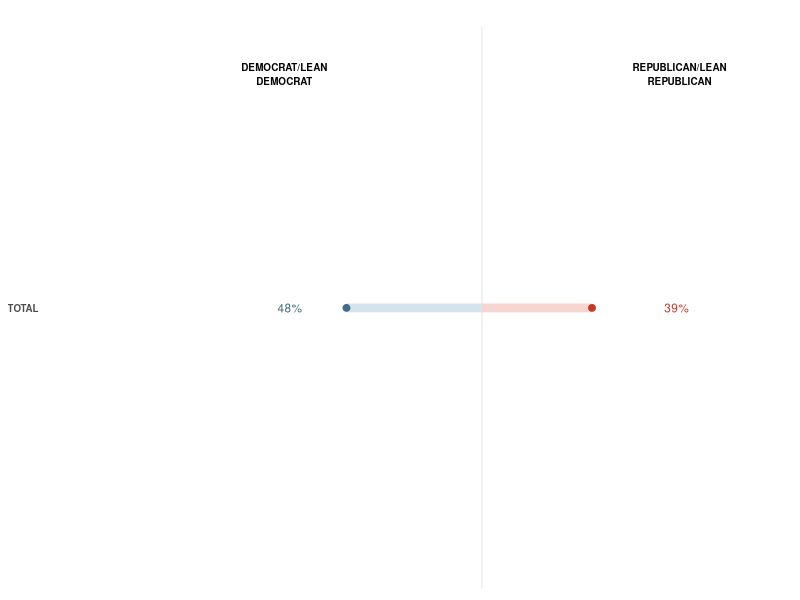
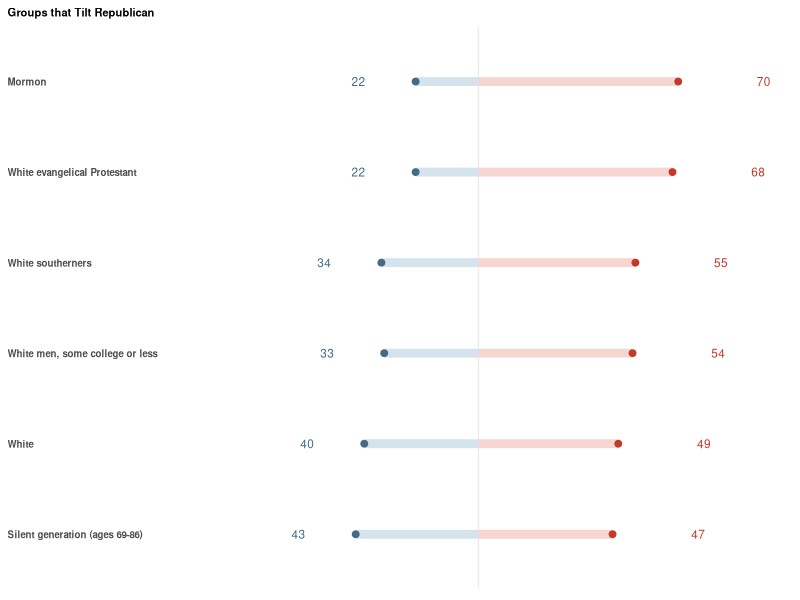
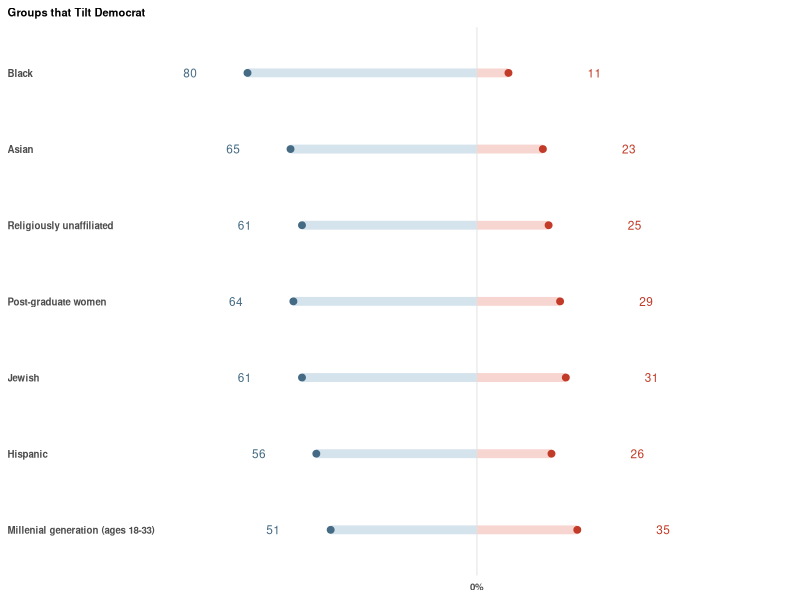
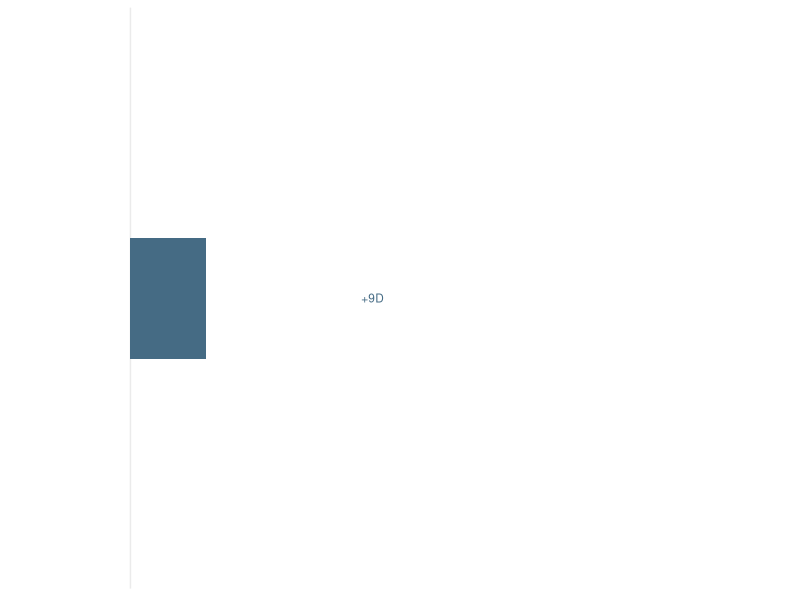
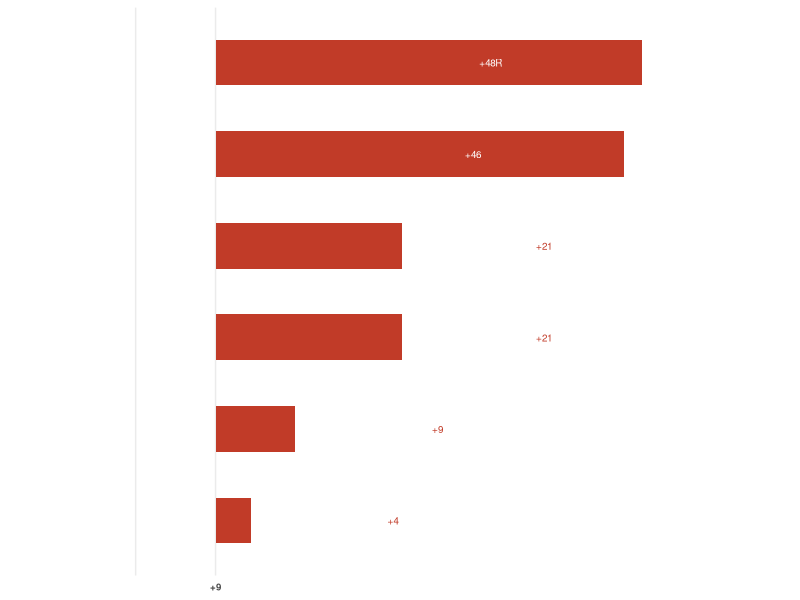
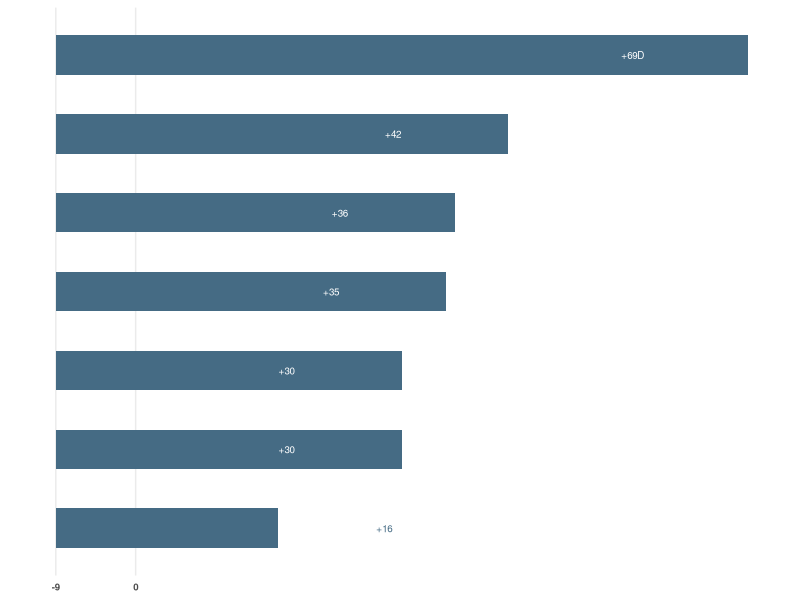
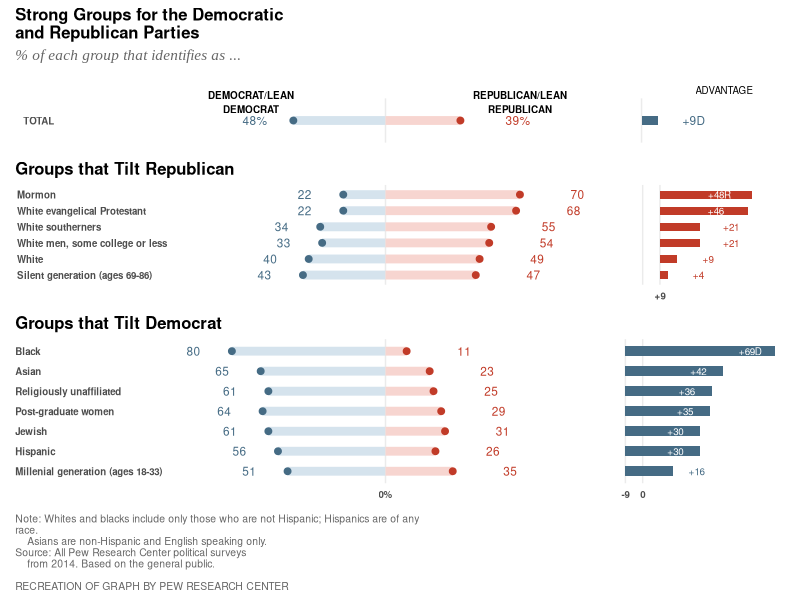
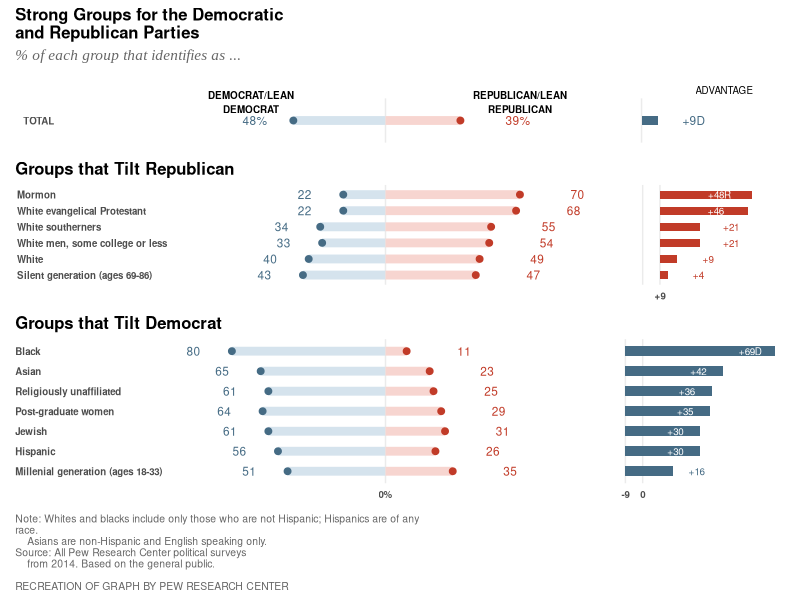

Source code (R) for these figures, in order:
# ## Pew Chart Recreation

# Libraries ---------------------------------------------------------------

library(tidyverse)
library(patchwork)
library(cowplot)

# Raw data creation -------------------------------------------------------


group <- c(
  "Mormon",
  "White evangelical Protestant",
  "White southerners",
  "White men, some college or less",
  "White",
  "Silent generation (ages 69-86)",
  "Black",
  "Asian",
  "Religiously unaffiliated",
  "Post-graduate women",
  "Jewish",
  "Hispanic",
  "Millenial generation (ages 18-33)",
  "Mormon",
  "White evangelical Protestant",
  "White southerners",
  "White men, some college or less",
  "White",
  "Silent generation (ages 69-86)",
  "Black",
  "Asian",
  "Religiously unaffiliated",
  "Post-graduate women",
  "Jewish",
  "Hispanic",
  "Millenial generation (ages 18-33)",
  "TOTAL",
  "TOTAL"
)

affiliation <- c(
  0.22,
  0.22,
  0.34,
  0.33,
  0.40,
  0.43,
  0.80,
  0.65,
  0.61,
  0.64,
  0.61,
  0.56,
  0.51,
  0.70,
  0.68,
  0.55,
  0.54,
  0.49,
  0.47,
  0.11,
  0.23,
  0.25,
  0.29,
  0.31,
  0.26,
  0.35,
  0.48,
  0.39
)

party <- c(
  "Democrat/Lean Democrat",
  "Democrat/Lean Democrat",
  "Democrat/Lean Democrat",
  "Democrat/Lean Democrat",
  "Democrat/Lean Democrat",
  "Democrat/Lean Democrat",
  "Democrat/Lean Democrat",
  "Democrat/Lean Democrat",
  "Democrat/Lean Democrat",
  "Democrat/Lean Democrat",
  "Democrat/Lean Democrat",
  "Democrat/Lean Democrat",
  "Democrat/Lean Democrat",
  "Republican/Lean Republican",
  "Republican/Lean Republican",
  "Republican/Lean Republican",
  "Republican/Lean Republican",
  "Republican/Lean Republican",
  "Republican/Lean Republican",
  "Republican/Lean Republican",
  "Republican/Lean Republican",
  "Republican/Lean Republican",
  "Republican/Lean Republican",
  "Republican/Lean Republican",
  "Republican/Lean Republican",
  "Republican/Lean Republican",
  "Democrat/Lean Democrat",
  "Republican/Lean Republican"
)
title <- c(
  "Republican",
  "Republican",
  "Republican",
  "Republican",
  "Republican",
  "Republican",
  "Democrat",
  "Democrat",
  "Democrat",
  "Democrat",
  "Democrat",
  "Democrat",
  "Democrat",
  "Republican",
  "Republican",
  "Republican",
  "Republican",
  "Republican",
  "Republican",
  "Democrat",
  "Democrat",
  "Democrat",
  "Democrat",
  "Democrat",
  "Democrat",
  "Democrat",
  "Header",
  "Header"
)

# Create dataset ----------------------------------------------------------

df <- tibble(group = group, affiliation = affiliation, party = party, title = title)


# Data cleaning -----------------------------------------------------------

# affiliaton_swap reverse values for Democrats for diverging line plots
df <- df %>%
  mutate(affiliation_swap = ifelse(party == "Democrat/Lean Democrat", affiliation * -1, affiliation))

# Create a data.frame just of totals rows.  For diverging plot 1
df_total <- df %>%
  filter(group == "TOTAL")

# Create a data.frame just of Republican groups.  For diverging plot 2
df_rep <- df %>%
  filter(title == "Republican") %>%
  mutate(group = fct_rev(factor(group, levels = c(
    "Mormon",
    "White evangelical Protestant",
    "White southerners",
    "White men, some college or less",
    "White",
    "Silent generation (ages 69-86)"
  ))))

# Create a data.frame just of Democratic groups. For diverging plot 3
df_dem <- df %>%
  filter(title == "Democrat") %>%
  mutate(group = fct_rev(factor(group, levels = c(
    "Black",
    "Asian",
    "Religiously unaffiliated",
    "Post-graduate women",
    "Jewish",
    "Hispanic",
    "Millenial generation (ages 18-33)"
  ))))

# Create a data.frame for the advantage bar charts.
temp1 <- df %>%
  select(-affiliation_swap) %>%
  pivot_wider(names_from = party, values_from = affiliation) %>%
  mutate(advantage = abs(100 * `Republican/Lean Republican` - 100 * `Democrat/Lean Democrat`)) %>%
  mutate(
    groupA = fct_rev(factor(group, levels = c(
      "Mormon",
      "White evangelical Protestant",
      "White southerners",
      "White men, some college or less",
      "White",
      "Silent generation (ages 69-86)"
    ))),
    groupB = fct_rev(factor(group, levels = c(
      "Black",
      "Asian",
      "Religiously unaffiliated",
      "Post-graduate women",
      "Jewish",
      "Hispanic",
      "Millenial generation (ages 18-33)"
    )))
  )


temp2 <- temp1 %>%
  filter(!group == "TOTAL") %>%
  select(group, title, groupA, groupB) %>%
  group_by(group) %>%
  filter(row_number() == 1) %>%
  mutate(
    advantage = ifelse(title == "Republican", 9, -9),
    title = "spacer"
  )

df_adv <- bind_rows(temp1, temp2)

# Hack needed for the first diverging bar chart to align label properly
df_total <- df_total %>%
  mutate(group = "TOTAL                                          ")

# data.frames needed for Republican bar chart
# a/b necessary to have some points inside bars, some out
df2 <- df_adv %>%
  filter(!is.na(groupA)) %>%
  mutate(lab = ifelse(title == "spacer", "", paste0("+", advantage)))

df2a <- df2 %>%
  filter(advantage > 40) %>%
  mutate(lab = ifelse(lab == "+48", "+48R", lab))

df2b <- df2 %>%
  filter(advantage < 40)

df3 <- df_adv %>%
  filter(!is.na(groupB)) %>%
  mutate(lab = ifelse(title == "spacer", "", paste0("+", advantage)))

# data.frames needed for Democrat bar chart
# a/b necessary to have some points inside bars, some out
df3a <- df3 %>%
  filter(advantage < 20)

df3b <- df3 %>%
  filter(advantage > 20) %>%
  mutate(lab = ifelse(lab == "+69", "+69D", lab))


rm(df, temp1, temp2, affiliation, group, party, title)

# Parameters --------------------------------------------------------------

fiddly_bit1 <- 0.3
fiddly_bit2 <- 20
fiddly_bit3 <- 25
fiddly_bit4 <- -13
fiddly_bit5 <- 0.2
fiddly_bit6 <- -8
fiddly_bit7 <- 12

# point sizes
point_size <- 2
line_size <- 3
plot_limits <- 1

blue_color <- "#456B84"
red_color <- "#C13B28"
light_blue_color <- "#D5E3ED"
light_red_color <- "#F7D5D0"

# graph 1 -----------------------------------------------------------------

plt1 <- ggplot(data = df_total) +
  # add segments
  geom_segment(data = df_total %>% filter(party == "Democrat/Lean Democrat"), aes(x = affiliation_swap, xend = 0, y = group, yend = group), col = light_blue_color, size = line_size) +
  geom_segment(data = df_total %>% filter(party == "Republican/Lean Republican"), aes(x = affiliation_swap, xend = 0, y = group, yend = group), col = light_red_color, size = line_size) +

  # add labels
  geom_text(data = df_total %>% filter(party == "Democrat/Lean Democrat"), aes(x = affiliation_swap, y = group, label = scales::percent(affiliation)), nudge_x = -fiddly_bit5, col = blue_color, size = 3) +
  geom_text(data = df_total %>% filter(party == "Republican/Lean Republican"), aes(x = affiliation_swap, y = group, label = scales::percent(affiliation)), nudge_x = fiddly_bit1, col = red_color, size = 3) +
  scale_x_continuous(breaks = c(0), limits = c(-plot_limits, plot_limits)) +

  # add points
  geom_point(aes(x = affiliation_swap, y = group, color = party), size = point_size) +
  
  # add formatting
  scale_color_manual(values = c(blue_color, red_color)) +
  theme_minimal() +
  coord_cartesian(clip = "off") +
  annotate("text", x = -.7, y = 1.5, label = "DEMOCRAT/LEAN\nDEMOCRAT", size = 2.5, fontface = "bold") +
  annotate("text", x = .7, y = 1.5, label = "REPUBLICAN/LEAN\nREPUBLICAN", size = 2.5, fontface = "bold") +
  theme(
    text = element_text(family = "Helvetica", face = "bold"),
    legend.position = "none",
    axis.title.x = element_blank(),
    axis.title.y = element_blank(),
    axis.text.x = element_blank(),
    axis.text.y = element_text(hjust = 0, size = 7),
    panel.grid.major.y = element_blank(),
    panel.grid.major.x = element_line(),
    plot.title = element_text(hjust = 0, size = 8),
    plot.title.position = "plot"
  ) +
  labs(title = "")


plt1

# graph 2 -----------------------------------------------------------------


plt2 <- ggplot(data = df_rep) +
  # add segments
  geom_segment(data = . %>% filter(party == "Democrat/Lean Democrat"), aes(x = affiliation_swap, xend = 0, y = group, yend = group), col = light_blue_color, size = line_size) +
  geom_segment(data = . %>% filter(party == "Republican/Lean Republican"), aes(x = affiliation_swap, xend = 0, y = group, yend = group), col = light_red_color, size = line_size) +

  # add labels
  geom_text(data = . %>% filter(party == "Democrat/Lean Democrat"), aes(x = affiliation_swap, y = group, label = affiliation * 100), nudge_x = -fiddly_bit5, col = blue_color, size = 3) +
  geom_text(data = . %>% filter(party == "Republican/Lean Republican"), aes(x = affiliation_swap, y = group, label = affiliation * 100), nudge_x = fiddly_bit1, col = red_color, size = 3) +

  # add points
  geom_point(aes(x = affiliation_swap, y = group, color = party), size = point_size) +
  
  # scale
  scale_x_continuous(breaks = c(0), limits = c(-plot_limits, plot_limits)) +
  
  # add formatting
  scale_color_manual(values = c(blue_color, red_color)) +
  theme_minimal() +
  theme(
    text = element_text(family = "Helvetica", face = "bold"),
    legend.position = "none",
    axis.title.x = element_blank(),
    axis.title.y = element_blank(),
    axis.text.x = element_blank(),
    axis.text.y = element_text(hjust = 0, size = 7),
    panel.grid.major.y = element_blank(),
    panel.grid.major.x = element_line(),
    plot.title = element_text(hjust = 0, size = 8),
    plot.title.position = "plot"
  ) +
  labs(title = "Groups that Tilt Republican")


plt2

# Plot 3 (lean democratic diverging ---------------------------------------


plt3 <- ggplot(data = df_dem) +
  # add segments
  geom_segment(data = . %>% filter(party == "Democrat/Lean Democrat"), aes(x = affiliation_swap, xend = 0, y = group, yend = group), col = light_blue_color, size = line_size) +
  geom_segment(data = . %>% filter(party == "Republican/Lean Republican"), aes(x = affiliation_swap, xend = 0, y = group, yend = group), col = light_red_color, size = line_size) +

  # add labels
  geom_text(data = . %>% filter(party == "Democrat/Lean Democrat"), aes(x = affiliation_swap, y = group, label = affiliation * 100), nudge_x = -fiddly_bit5, col = blue_color, size = 3) +
  geom_text(data = . %>% filter(party == "Republican/Lean Republican"), aes(x = affiliation_swap, y = group, label = affiliation * 100), nudge_x = fiddly_bit1, col = red_color, size = 3) +
  
  # add points
  geom_point(aes(x = affiliation_swap, y = group, color = party), size = point_size) +
  
  # scale x
  scale_x_continuous(breaks = c(0), limits = c(-plot_limits, plot_limits), labels = "0%") +
  
  # add formatting
  scale_color_manual(values = c(blue_color, red_color)) +
  theme_minimal() +
  theme(
    text = element_text(family = "Helvetica", face = "bold"),
    legend.position = "none",
    axis.title.x = element_blank(),
    axis.text.y = element_text(hjust = 0, size = 7),
    axis.title.y = element_blank(),
    axis.text.x = element_text(size = 7),
    panel.grid.major.y = element_blank(),
    panel.grid.major.x = element_line(),
    plot.title = element_text(hjust = 0, size = 8),
    plot.title.position = "plot"
  ) +
  labs(title = "Groups that Tilt Democrat") 


plt3

# plot 4 total bar --------------------------------------------------------

plt4 <- ggplot(data = df_adv) +
 
  # add segments
  geom_bar(data = . %>% filter(group == "TOTAL"), aes(x = group, y = advantage), width = .25, stat = "identity", fill = blue_color) +
  
  # add labels
  geom_text(data = . %>% filter(group == "TOTAL"), aes(x = group, y = advantage, label = paste0("+", advantage, "D")), nudge_y = fiddly_bit2, col = blue_color, size = 3) +
  scale_y_continuous(breaks = 0, limits = c(-10, 75)) +
  coord_flip(clip = "off") +
  
  # add formatting
  theme_minimal() +
  theme(
    text = element_text(family = "Helvetica", face = "bold"),
    legend.position = "none",
    axis.title.x = element_blank(),
    axis.title.y = element_blank(),
    axis.text.x = element_blank(),
    panel.grid.major.y = element_blank(),
    panel.grid.major.x = element_line(),
    axis.text.y = element_blank()
  )

plt4

# plot 5 total bar --------------------------------------------------------


plt5 <- ggplot(data = df2) +
  # add segments
  geom_bar(aes(x = groupA, y = advantage, group = title, fill = title), stat = "identity", width = 0.5) +
  
  # add text labels
  geom_text(data = df2a, aes(x = groupA, y = advantage, label = lab), nudge_y = fiddly_bit6, col = "white", size = 2.5) +
  geom_text(data = df2b, aes(x = groupA, y = advantage, label = lab), nudge_y = fiddly_bit3, col = red_color, size = 2.5) +
  
  # scale y
  scale_y_continuous(breaks = c(0, 9), limits = c(-10, 70), labels = c("", "+9")) +
  
  # add formatting
  scale_fill_manual(values = c(red_color, "#FFFFFF00")) +
  coord_flip() +
  theme_minimal() +
  theme(
    text = element_text(family = "Helvetica", face = "bold"),
    legend.position = "none",
    axis.title.x = element_blank(),
    axis.title.y = element_blank(),
    axis.text.x = element_text(size = 7),
    panel.grid.minor = element_blank(),
    axis.text.y = element_blank(),
    panel.grid.major.y = element_blank(),
    panel.grid.major.x = element_line()
  )

plt5

# plot 6 total bar --------------------------------------------------------


plt6 <- ggplot(data = df3) +
  # add segments
  geom_bar(aes(x = groupB, y = advantage), stat = "identity", fill = blue_color, width = 0.5) +
  
  # add labels
  geom_text(data = df3a, aes(x = groupB, y = advantage, label = lab), nudge_y = fiddly_bit7, col = blue_color, size = 2.5) +
  geom_text(data = df3b, aes(x = groupB, y = advantage, label = lab), nudge_y = fiddly_bit4, col = "white", size = 2.5) +
  
  # scale y
  scale_y_continuous(breaks = c(-9, 0), limits = c(-10, 70), labels = c("-9", "0")) +
  
  # add formatting
  coord_flip() +
  theme_minimal() +
  theme(
    text = element_text(family = "Helvetica", face = "bold"),
    legend.position = "none",
    axis.title.x = element_blank(),
    axis.title.y = element_blank(),
    axis.text.x = element_text(size = 7, hjust = 0.5),
    panel.grid.minor.x = element_blank(),
    panel.grid.major.y = element_blank(),
    panel.grid.major.x = element_line(),
    axis.text.y = element_blank()
  )

plt6


# Create combined plot ----------------------------------------------------

final_plot <- plt1 + plt4 + plt2 + plt5 + plt3 + plt6 +
  plot_layout(ncol = 2, widths = c(10, 4), heights = c(4, 9, 13)) +
  plot_annotation(
    title = "Strong Groups for the Democratic\nand Republican Parties",
    subtitle = "% of each group that identifies as ...",
    caption = "Note: Whites and blacks include only those who are not Hispanic; Hispanics are of any\nrace. 
    Asians are non-Hispanic and English speaking only.\nSource: All Pew Research Center political surveys 
    from 2014. Based on the general public.\n\nRECREATION OF GRAPH BY PEW RESEARCH CENTER") &
  theme(
    plot.caption = element_text(hjust = 0, color = "gray40", size = 7.5),
    plot.title = element_text(face = "bold", size = 12),
    plot.subtitle = element_text(colour = "gray40", face = "italic", family = "Times New Roman")
  )

# add overlay for advantage label
ggdraw(final_plot) + draw_text("ADVANTAGE", size = 7, x = 0.905, y = 0.85)



# Save Results ------------------------------------------------------------

ggsave("charts/new.png", w = 422, h = 656, units = "px", dpi = 96)
